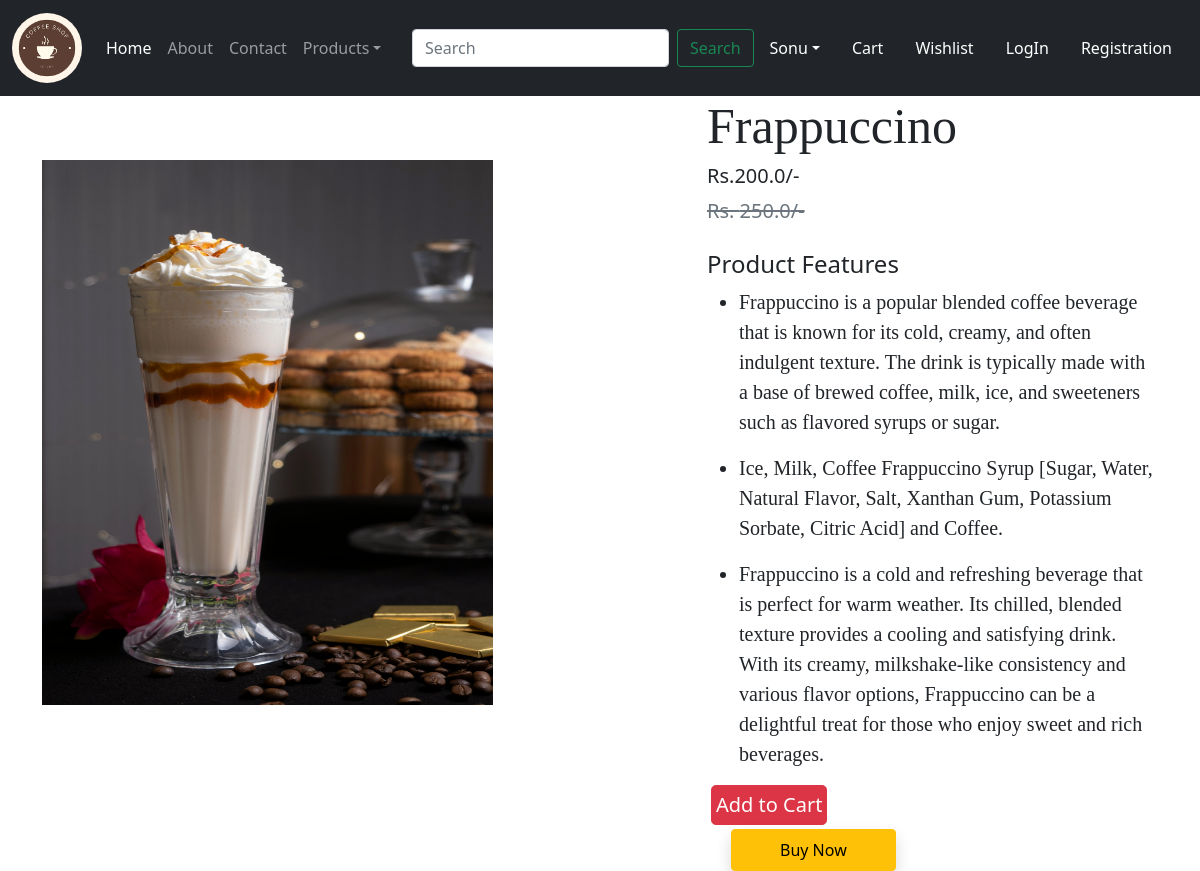
The app's page /product-details/6 with its own data.
### sonu1/models.py (models this page shows, shortened)
class Product(models.Model):
    title = models.CharField(max_length=100)
    selling_price = models.FloatField()
    discounted_price = models.FloatField()
    discription = models.TextField()
    composition = models.TextField(default='')
    prodapp = models.TextField(default='')
    category = models.CharField(choices= CATAGORY_CHOICES,max_length=2)
    product_image = models.ImageField(upload_to='product')

### sonu1/views.py (the view)
# urls.py: path("product-details/<int:pk>",views.ProductDetail.as_view(),name="product-details"),
class ProductDetail(View):
    def get(self,request,pk):
        product = Product.objects.get(pk=pk)
        return render(request,"sonu1/productdetails.html",locals())

### sonu1/templates/sonu1/productdetails.html (shortened to what this page needs)
{% extends 'sonu1/index.html' %}
{% load static %}
{% block main %}
  <div class="container">
    <div class="row flex justify-content-between">
      <div class="img2 col-lg-5 mt-5">
        <img src="{{product.product_image.url}}" class="image col-xs-6
            col-sm-12 col-lg-12 mt-3 text-sm-center w-100 h-75" alt="">
      </div>
      <div class="productdetail col-lg-5">
        <h1 style="font-family: Georgia; font-size: 50px;">{{product.title}}</h1>
        <h5>Rs.{{product.discounted_price}}/-</h5>
        <small class="tect-decoration-line-through text-muted
        fs-5"><del>Rs. {{product.selling_price}}/-</small></del>
        <br><br><h4>Product Features</h4>
        <ul class="fs-5" style="font-family: Rajdhani;">
          <li>{{product.discription}}</li>
        </ul>
        <ul class="fs-5" style="font-family: Rajdhani;">
          <li>{{product.composition}}</li>
        </ul>
        <ul class="fs-5" style="font-family: Rajdhani;">
          <li>{{product.prodapp}}</li>
        </ul>
          <form action="/add-to-cart" class="d-inline">
            <button type="submit" class="d-grid gap-2 btn1 btn btn-danger p-1 m-1 btn-lg text-decoration-none text-white">Add to Cart</button>
          </form>
          <a href="{% url 'showcart' %}"
          class="btn btn-warning shadow px-5 py-2 ms-4">Buy Now</a>
      </div>
    </div>
  </div>
{% endblock %}

### records on screen
Product: product_image (picture), title "Frappuccino", discounted_price "200.0", selling_price "250.0", discription "Frappuccino is a popular blended coffee beverage that is known for its cold, creamy, and often indulgent texture. The drink is typically made with a base of brewed coffee, milk, ice, and sweeteners such as flavored syrups or sugar.", composition "Ice, Milk, Coffee Frappuccino Syrup [Sugar, Water, Natural Flavor, Salt, Xanthan Gum, Potassium Sorbate, Citric Acid] and Coffee.", prodapp "Frappuccino is a cold and refreshing beverage that is perfect for warm weather. Its chilled, blended texture provides a cooling and satisfying drink. With its creamy, milkshake-like consistency and various flavor options, Frappuccino can be a delightful treat for those who enjoy sweet and rich beverages."
